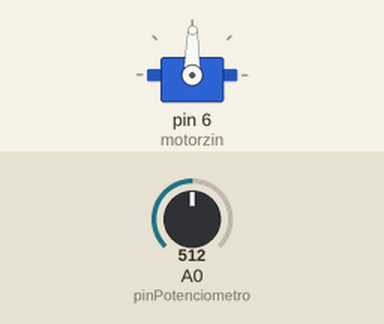
This sketch was run on a simulated Arduino Uno, built with avr-gcc and run on an emulated ATmega328P. Shown: servo. The test bench sets the inputs (shaded band); at power-on: A0 (pinPotenciometro) = 512.

Above: at 1.2 s.
1.3 s: A0 (pinPotenciometro) set to 716
At 1.6 s:
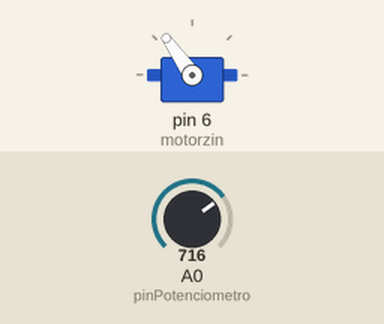
2.8 s: A0 (pinPotenciometro) set to 900
At 3.7 s:
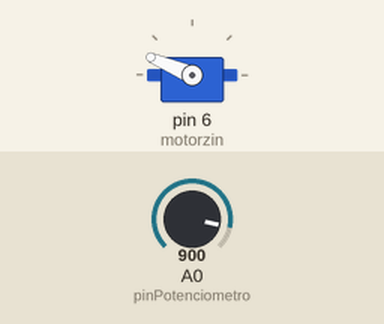
4.3 s: A0 (pinPotenciometro) set to 1023
At 5.1 s:
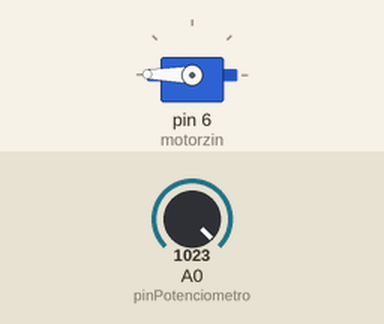
5.8 s: A0 (pinPotenciometro) set to 306
At 7.0 s:
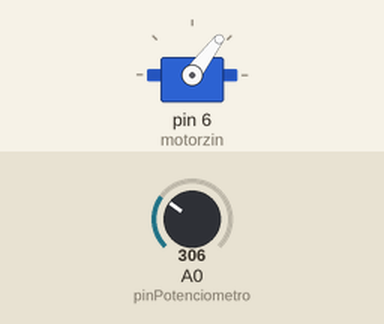
7.3 s: A0 (pinPotenciometro) set to 122
At 8.5 s:
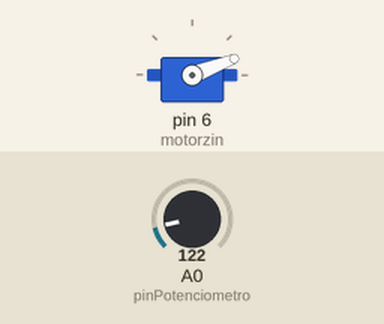
8.8 s: A0 (pinPotenciometro) set to 511
At 9.4 s:
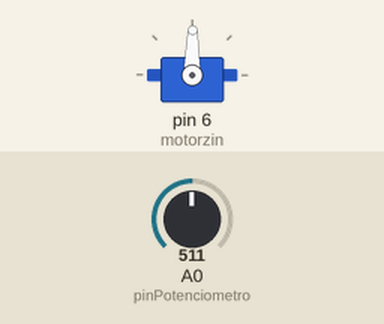
Timing chart, 0 to 11.3 s (numbered marks = the images above; inputs shaded):
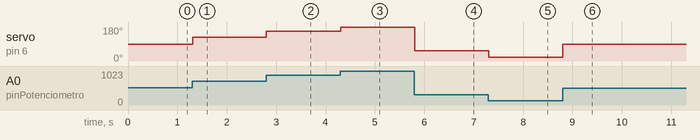

The sketch:

Servomotor_Code.ino
```cpp
#include <Servo.h>

Servo motorzin;

#define pinPotenciometro A0

int val;

void setup(){
  motorzin.attach(6);
}

void loop(){
  val = analogRead(pinPotenciometro);
  val = map(val, 0, 1023, 0, 179);
  motorzin.write(val);
  delay(15);
}
```

Measured:
- after the input at 1.3 s, servo on pin 6 (motorzin): 89° → 125° at once
- after the input at 2.8 s, servo on pin 6 (motorzin): 125° → 157° at once
- after the input at 4.3 s, servo on pin 6 (motorzin): 157° → 179° at once
- after the input at 5.8 s, servo on pin 6 (motorzin): 179° → 53° at once
- after the input at 7.3 s, servo on pin 6 (motorzin): 53° → 21° at once
- after the input at 8.8 s, servo on pin 6 (motorzin): 21° → 89° at once
